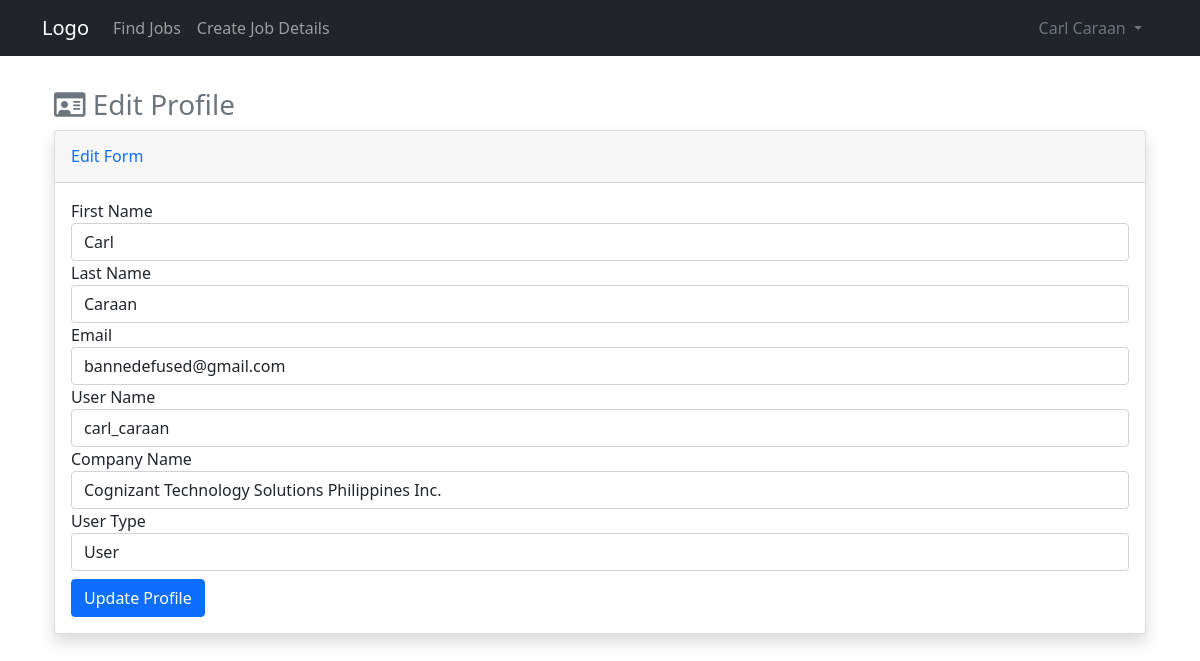
The page /user/profile/edit (signed in) on the database as committed earlier.
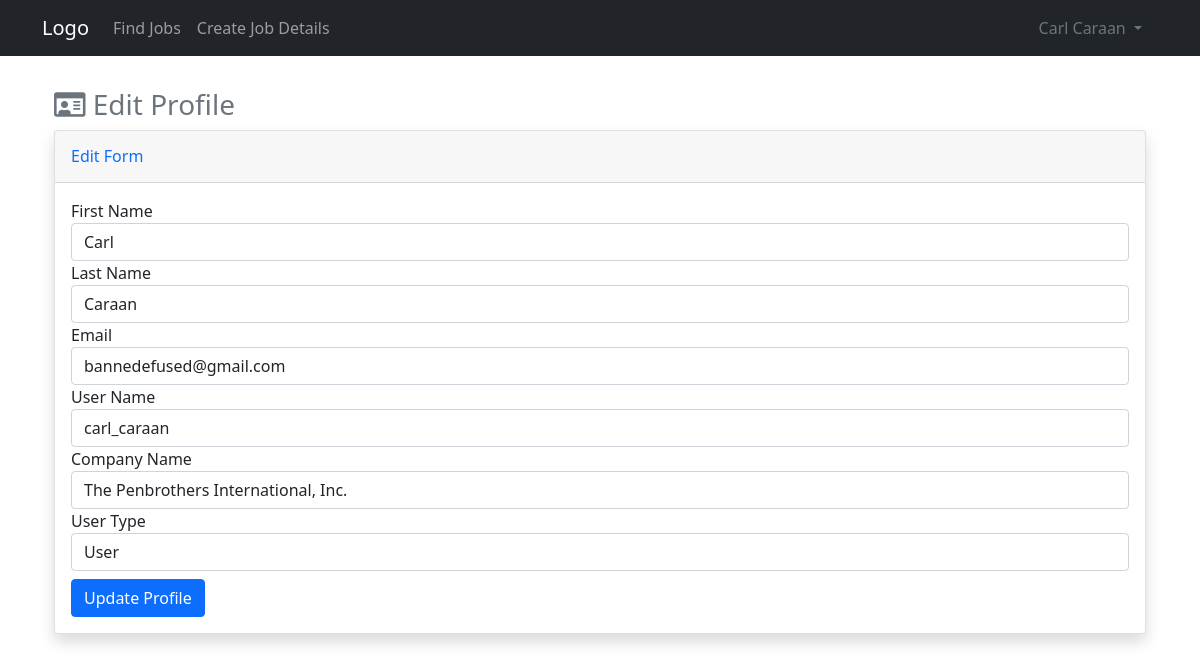
The same page on the database as committed later.
### website/models.py (models this page shows)
class User(db.Model, UserMixin):
    id = db.Column(db.Integer, primary_key=True)
    email = db.Column(db.String(150), unique=True)
    username = db.Column(db.String(150), unique=True)
    firstname = db.Column(db.String(150))
    lastname = db.Column(db.String(150))
    company = db.Column(db.String(150))
    password = db.Column(db.String(150))
    usertype = db.Column(db.String(10))
    date_created = db.Column(db.DateTime(timezone=True), default=func.now())
    posts = db.relationship('Post', backref='user', passive_deletes="True") # relationship of user and posts
    likes = db.relationship('Like', backref='user', passive_deletes="True") # relationship of user and comments

### website/views.py (the view, shortened to what this page needs)
@views.route("/user/profile/edit", methods=['GET', 'POST'])
@login_required
def user_profile_edit():
    user = User.query.all()
    return render_template("user/profile/edit_profile.html", user=current_user)

### website/__init__.py (called while the page is built)
def create_app():
    app = Flask(__name__)
    app.config['SECRET_KEY'] = "helloworld"
    app.config['SQLALCHEMY_DATABASE_URI'] = f'sqlite:///{DB_NAME}'
    app.config['SQLALCHEMY_TRACK_MODIFICATIONS'] = True
    db.init_app(app)
    from .views import views
    from .auth import auth
    app.register_blueprint(views, url_prefix="/")
    app.register_blueprint(auth, url_prefix="/")
    from .models import User, Post
    create_database(app)
    login_manager = LoginManager()
    login_manager.login_view = "auth.login"
    login_manager.init_app(app)
    @login_manager.user_loader
    def load_user(id):
        return User.query.get(int(id))
    return app

### website/templates/user/profile/edit_profile.html (shortened to what this page needs)
{% extends "base.html" %}
{% set active_page = "edit_profile" %}
{% block content %}
<div class="container-fluid">
    <h3 class="mt-3 mb-2 text-muted"><i class="far fa-id-card"></i> Edit Profile</h3>
    <div class="card shadow mb-4">
        <div class="card-header py-3">
            <h6 class="m-0 font-weight-bold text-primary">Edit Form</h6>
        </div>
        <div class="card-body">
            <form method="POST">
                <div class="form-group">
                    <label for="inputEmail4">First Name</label>
                    <input type="text" class="form-control" id="firstname" name="firstname"
                        placeholder="First Name" value="{{ user.firstname }}">
                </div>
                <div class="form-group">
                    <label for="inputPassword4">Last Name</label>
                    <input type="text" class="form-control" id="lastname" name="lastname" placeholder="Last Name" value="{{ user.lastname }}">
                </div>
                <div class="form-group">
                    <label for="email">Email</label>
                    <input type="email" class="form-control" id="email" name="email" placeholder="Email Address" value="{{ user.email }}">
                </div>
                <div class="form-group">
                    <label for="username">User Name</label>
                    <input type="text" class="form-control" id="username" name="username" placeholder="User Name" value="{{ user.username }}">
                </div>
                <div class="form-group">
                    <label for="company">Company Name</label>
                    <input type="text" class="form-control" id="company" name="company" placeholder="Company Name (Optional)" value="{{ user.company }}">
                </div>
                <div class="form-group">
                    <label for="usertype">User Type</label>
                    <select id="usertype" class="form-control" name="usertype">
                        <option value="user" {{ 'selected' if user.usertype == 'user' else ''}}>User</option>
                    </select>
                </div>
                <button type="submit" class="btn btn-primary mt-2">Update Profile</button>
            </form>
        </div>
    </div>
</div>
{% endblock %}

### website/templates/base.html (shortened to what this page needs)
<!DOCTYPE html>
<html lang="en">
<head>
    <link href="https://cdn.jsdelivr.net/npm/bootstrap@5.1.3/dist/css/bootstrap.min.css" rel="stylesheet">
    <link rel="stylesheet" href="https://use.fontawesome.com/releases/v5.15.4/css/all.css">
    <link rel="stylesheet" href="https://cdnjs.cloudflare.com/ajax/libs/trix/1.3.1/trix.css">
    <link rel="stylesheet" href="{{ url_for('static',filename='user/css/style.css') }}">
</head>
<body>
    <nav class="navbar navbar-expand-lg navbar-dark bg-dark">
        <div class="container">
            <a class="navbar-brand" href="/">Logo</a>
            <div class="collapse navbar-collapse" id="navbarSupportedContent">
                <ul class="navbar-nav me-auto mb-2 mb-lg-0">
                    <li class="nav-item">
                        <a href="/home" class="nav-item nav-link {{ 'active' if active_page == 'view_post' else '' }}">Find Jobs</a>
                    </li>
                    <li class="nav-item">
                        {% if user.is_authenticated %}
                        <a class="nav-item nav-link {{ 'active' if active_page == 'add_post' else '' }}" href="/create-post">Create Job Details</a>
                    </li>
                    {% endif %}
                </ul>
                <li class="d-flex nav-item dropdown">
                    <a class="nav-link text-secondary dropdown-toggle ps-0" href="#" id="navbarDropdown" role="button"
                        data-bs-toggle="dropdown" aria-expanded="false">
                        {{ current_user.firstname }}
                        {{ current_user.lastname }}
                    </a>
                </li>
            </div>
        </div>
    </nav>
    <div class="container pt-3">
        {% block content %}{% endblock %}
    </div>
</body>
</html>

Rows that differ between the two databases and show on the page:
changed User "Carl": company "Cognizant Technology Solutions Philippines Inc." → "The Penbrothers International, Inc."
